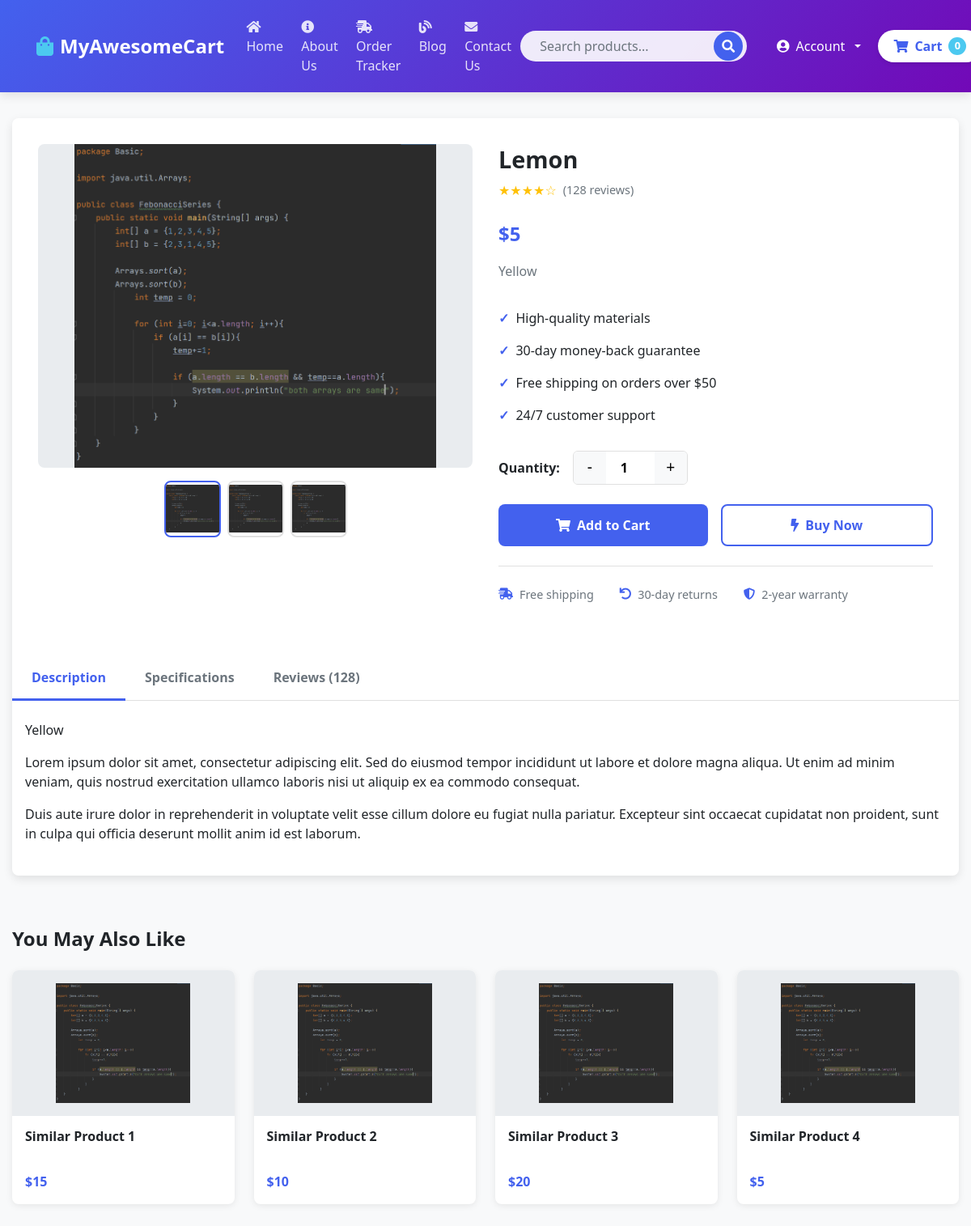
The page /shop/products/1 on the database as committed earlier.
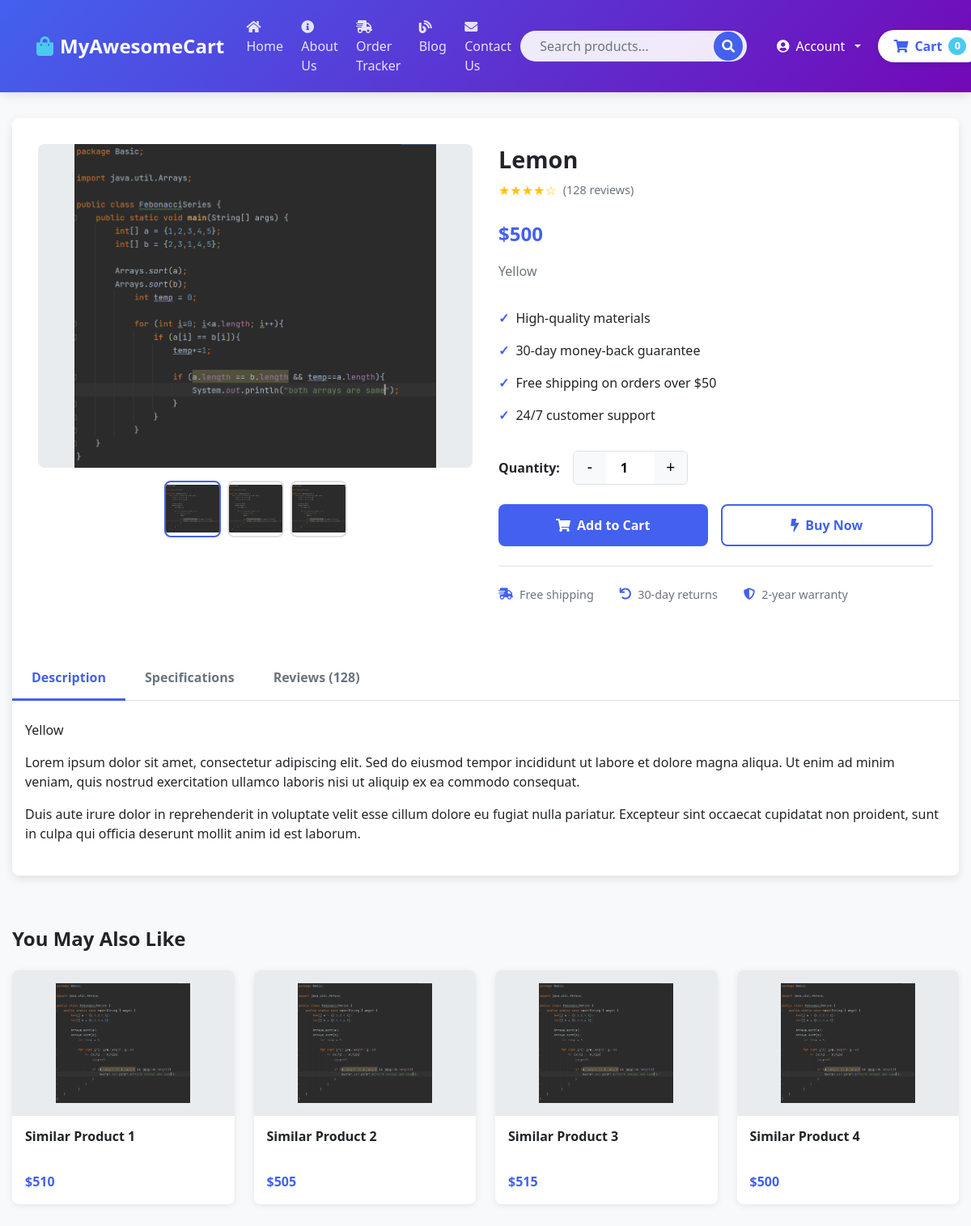
The same page on the database as committed later.
### shop/models.py (models this page shows, shortened)
class Product(models.Model):
    product_id = models.AutoField
    product_name = models.CharField(max_length=50)
    category = models.CharField(max_length=50, default="")
    subcategory = models.CharField(max_length=50, default="")
    price = models.IntegerField(default=0)
    desc = models.CharField(max_length=300)
    pub_date = models.DateField()
    image = models.ImageField(upload_to="shop/watch", default="")

### shop/views.py (the view)
# urls.py: path("products/<int:myid>", views.productView, name="ProductView"),
def productView(request, myid):
    product = Product.objects.filter(id=myid)
    return render(request, 'shop/prodView.html', {'product': product[0]})

### shop/templates/shop/prodView.html (shortened to what the changed rows need)
{% extends 'shop/basic.html' %}
{% block body%}
<div class="product-detail-container">
  <div class="product-detail-card">
    <div class="product-main">
      <div class="product-gallery">
        <div class="product-image-main">
          <img src="/media/{{product.image}}" alt="{{product.product_name}}" id="main-product-image">
        </div>
        <div class="product-thumbnails">
          <div class="thumbnail active" data-image="/media/{{product.image}}">
            <img src="/media/{{product.image}}" alt="Thumbnail 1">
          </div>
          <div class="thumbnail" data-image="/media/{{product.image}}">
            <img src="/media/{{product.image}}" alt="Thumbnail 2">
          </div>
          <div class="thumbnail" data-image="/media/{{product.image}}">
            <img src="/media/{{product.image}}" alt="Thumbnail 3">
          </div>
        </div>
      </div>
      <div class="product-info">
        <h1 class="product-title">{{product.product_name}}</h1>
        <div class="product-rating">
          <div class="stars">
          </div>
          <span class="rating-count">(128 reviews)</span>
        </div>
        <div class="product-price">${{product.price}}</div>
        <div class="product-description">
          {{product.desc}}
        </div>
        <div class="product-features">
          <ul class="feature-list">
          </ul>
        </div>
        <div class="quantity-selector">
          <span class="quantity-label">Quantity:</span>
          <div class="quantity-controls">
          </div>
        </div>
        <div class="product-actions">
          <button class="btn btn-primary cart" id="pr{{product.id}}">
          </button>
          <button class="btn btn-secondary">
          </button>
        </div>
        <div class="product-meta">
          <div class="meta-item">
          </div>
          <div class="meta-item">
          </div>
          <div class="meta-item">
          </div>
        </div>
      </div>
    </div>
    <div class="product-tabs">
      <div class="tab-content">
        <div class="tab-pane active" id="description">
          <p>{{product.desc}}</p>
          <p>Lorem ipsum dolor sit amet, consectetur adipiscing elit. Sed do eiusmod tempor incididunt ut labore et dolore magna aliqua. Ut enim ad minim veniam, quis nostrud exercitation ullamco laboris nisi ut aliquip ex ea commodo consequat.</p>
          <p>Duis aute irure dolor in reprehenderit in voluptate velit esse cillum dolore eu fugiat nulla pariatur. Excepteur sint occaecat cupidatat non proident, sunt in culpa qui officia deserunt mollit anim id est laborum.</p>
        </div>
      </div>
    </div>
  </div>
  <div class="related-products">
    <h2 class="section-title">You May Also Like</h2>
    <div class="related-grid">
      <div class="related-card">
        <div class="related-image">
          <img src="/media/{{product.image}}" alt="Related Product">
        </div>
        <div class="related-info">
          <h3 class="related-title">Similar Product 1</h3>
          <div class="related-price">${{product.price|add:"10"}}</div>
        </div>
      </div>
      <div class="related-card">
        <div class="related-image">
          <img src="/media/{{product.image}}" alt="Related Product">
        </div>
        <div class="related-info">
          <h3 class="related-title">Similar Product 2</h3>
          <div class="related-price">${{product.price|add:"5"}}</div>
        </div>
      </div>
      <div class="related-card">
        <div class="related-image">
          <img src="/media/{{product.image}}" alt="Related Product">
        </div>
        <div class="related-info">
          <h3 class="related-title">Similar Product 3</h3>
          <div class="related-price">${{product.price|add:"15"}}</div>
        </div>
      </div>
      <div class="related-card">
        <div class="related-image">
          <img src="/media/{{product.image}}" alt="Related Product">
        </div>
        <div class="related-info">
          <h3 class="related-title">Similar Product 4</h3>
          <div class="related-price">${{product.price}}</div>
        </div>
      </div>
    </div>
  </div>
</div>
{% endblock %}

Rows that differ between the two databases and show on the page:
changed Product "Lemon": price "5" → "500"; price|add "15" → "510"; price|add "10" → "505"; price|add "20" → "515"
